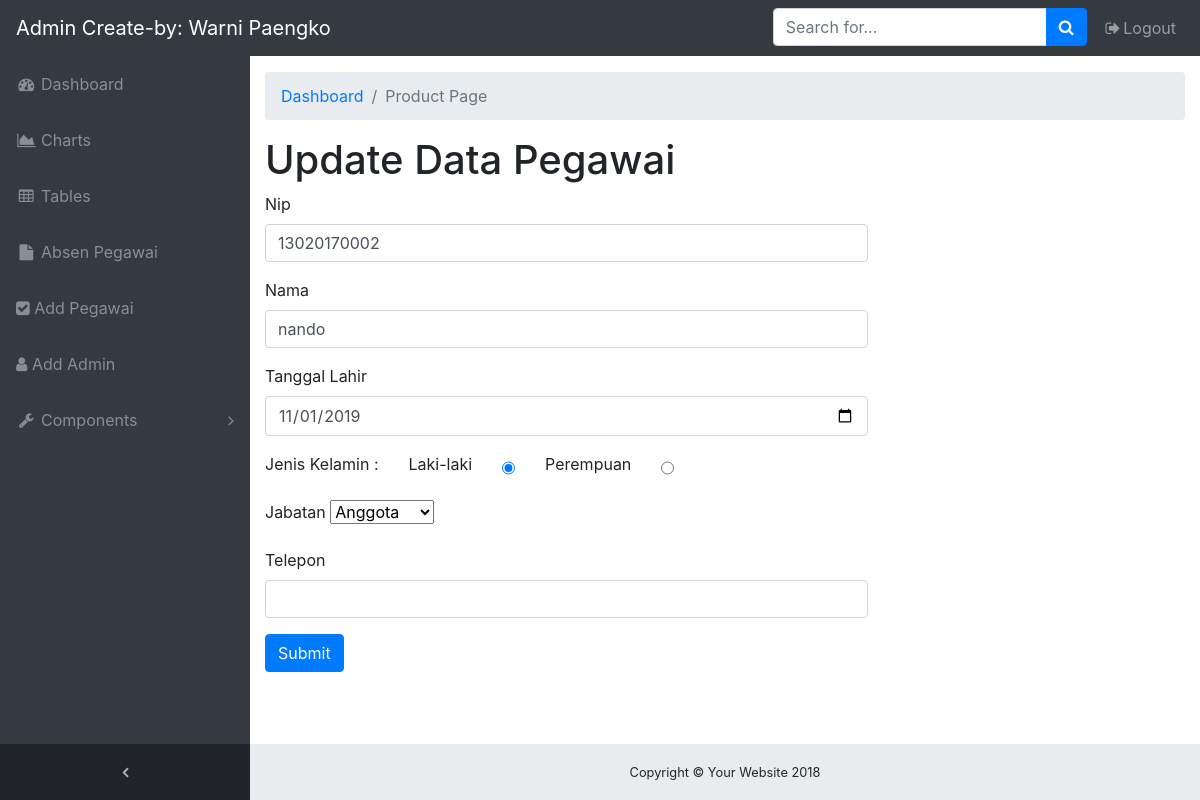
The page /update_karyawan.php?id_kyn=13020170002 (signed in) on the database its author committed.
### tables this page shows
CREATE TABLE `karyawan` (
  `id_kyn` varchar(20) NOT NULL,
  `nama_kyn` varchar(30) NOT NULL,
  `tgl_lahir` date NOT NULL,
  `jabatan` varchar(50) NOT NULL,
  `alamat` text NOT NULL,
  `no_tlp` varchar(15) NOT NULL,
  `status` varchar(20) NOT NULL,
  `foto` varchar(255) NOT NULL DEFAULT 'default.svg',
  `gender` enum('Laki-laki','Perempuan') DEFAULT NULL
);

### update_karyawan.php (the view, shortened to what this page needs)
<?php
require_once("config.php");
    $id_kyn=$_GET['id_kyn'];
    $sql="select * from karyawan where id_kyn= $id_kyn";
    $hasil=mysqli_query($conn, $sql);
?>
<!DOCTYPE html>
<html lang="en">
<head>
  <link href="vendor/bootstrap/css/bootstrap.min.css" rel="stylesheet">
  <link href="vendor/font-awesome/css/font-awesome.min.css" rel="stylesheet" type="text/css">
  <link href="css/sb-admin.css" rel="stylesheet">
</head>
<body class="fixed-nav sticky-footer bg-dark" id="page-top">
  <nav class="navbar navbar-expand-lg navbar-dark bg-dark fixed-top" id="mainNav">
    <a class="navbar-brand" href="index.php">Admin Create-by: Warni Paengko</a>
    <div class="collapse navbar-collapse" id="navbarResponsive">
      <ul class="navbar-nav navbar-sidenav" id="exampleAccordion">
        <li class="nav-item" data-toggle="tooltip" data-placement="right" title="Dashboard">
          <a class="nav-link" href="index.php">
            <i class="fa fa-fw fa-dashboard"></i>
            <span class="nav-link-text">Dashboard</span>
          </a>
        </li>
                <li class="nav-item" data-toggle="tooltip" data-placement="right" title="Charts">
          <a class="nav-link" href="charts.php">
            <i class="fa fa-fw fa-area-chart"></i>
            <span class="nav-link-text">Charts</span>
          </a>
        </li>
        <li class="nav-item" data-toggle="tooltip" data-placement="right" title="Charts">
          <a class="nav-link" href="tables.php">
          <i class="fa fa-fw fa-table"></i>
            <span class="nav-link-text">Tables</span>
          </a>
        </li>
        <li class="nav-item" data-toggle="tooltip" data-placement="right" title="Charts">
          <a class="nav-link" href="absen_pegawai.php">
          <i class="fa fa-fw fa-file"></i>
            <span class="nav-link-text">Absen Pegawai</span>
          </a>
        </li>
        <li class="nav-item" data-toggle="tooltip" data-placement="right" title="Charts">
          <a class="nav-link" href="add_pegawai.php">
            <i class="fa fa-check-square"></i>
            <span class="nav-link-text">Add Pegawai</span>
          </a>
        </li>
         <li class="nav-item" data-toggle="tooltip" data-placement="right" title="Charts">
          <a class="nav-link" href="add_admin.php">
            <i class="fa fas fa-user"></i>
            <span class="nav-link-text">Add Admin</span>
          </a>
        </li>
        <li class="nav-item" data-toggle="tooltip" data-placement="right" title="Components">
          <a class="nav-link nav-link-collapse collapsed" data-toggle="collapse" href="#collapseComponents" data-parent="#exampleAccordion">
            <i class="fa fa-fw fa-wrench"></i>
            <span class="nav-link-text">Components</span>
          </a>
        </li>
      </ul>
      <ul class="navbar-nav sidenav-toggler">
        <li class="nav-item">
          <a class="nav-link text-center" id="sidenavToggler">
            <i class="fa fa-fw fa-angle-left"></i>
          </a>
        </li>
      </ul>
      <ul class="navbar-nav ml-auto">
        <li class="nav-item">
          <form class="form-inline my-2 my-lg-0 mr-lg-2">
            <div class="input-group">
              <input class="form-control" type="text" placeholder="Search for...">
              <span class="input-group-append">
                <button class="btn btn-primary" type="button">
                  <i class="fa fa-search"></i>
                </button>
              </span>
            </div>
          </form>
        </li>
        <li class="nav-item">
          <a class="nav-link" data-toggle="modal" data-target="#exampleModal">
            <i class="fa fa-fw fa-sign-out"></i>Logout</a>
        </li>
      </ul>
    </div>
  </nav>
  <div class="content-wrapper">
    <div class="container-fluid">
      <ol class="breadcrumb">
        <li class="breadcrumb-item">
          <a href="index.html">Dashboard</a>
        </li>
        <li class="breadcrumb-item active">Product Page</li>
      </ol>
      <div class="row">
        <div class="col-12">
          <h1>Update Data Pegawai</h1>
        </div>
         <div class="col-md-8">
<form method="post" action="p_update_karyawan.php" enctype="multipart/form-data">
<?php
    while($row=mysqli_fetch_array($hasil)){
    ?>
  <div class="form-group">
    <label>Nip</label>
    <input type="text" class="form-control" name="nip" value="<?php echo $row['id_kyn'];?>" >
  </div>
  <div class="form-group">
    <label>Nama</label>
    <input type="text" class="form-control"  name="nama" value="<?php echo $row['nama_kyn'];?>">
  </div>
  <div class="form-group">
    <label for="">Tanggal Lahir</label><br>
      <input class="form-control"  type="date" name="dd/mm/yyyy" id="tgllahir" value="<?php echo $row['tgl_lahir'];?>" />
  </div>
 <div class="form-group" style="display: flex;">
    <label>Jenis Kelamin :</label>
    <div style="display: flex;">
      <label for="" style="padding-left: 30px; padding-right: 30px;" >Laki-laki</label >
      <input  type="radio"  name="gender" value="Laki-laki" <?php if($row['gender']=="Laki-laki"){echo 'checked';} ?> >
      <label for="" style="padding-left: 30px; padding-right: 30px;">Perempuan</label>
      <input type="radio" name="gender" value="Perempuan"   <?php if($row['gender']=="Perempuan"){echo 'checked';} ?> >
    </div>
  </div>
  <div class="form-group">
    <label>Jabatan</label>
    <select name="jabatan" id="">
      <option value="anggota">Anggota</option>
    </select>
  </div>
  <div class="form-group">
    <label>Telepon</label>
    <input type="text" class="form-control" name="hp" value="<?php echo $row['no_tlp'];?>">
  </div>
  <button type="submit" class="btn btn-primary" name="reg_p">Submit</button>
    <?php } ?>
</form>
         </div>
      </div>
    </div>
    <footer class="sticky-footer">
      <div class="container">
        <div class="text-center">
          <small>Copyright © Your Website 2018</small>
        </div>
      </div>
    </footer>
  </div>
</body>
</html>

### css/sb-admin.css (style rules this page uses)
html { position: relative; min-height: 100%; }
body { overflow-x: hidden; }
body.sticky-footer { margin-bottom: 56px; background-color: rgb(124, 30, 30); }
body.sticky-footer .content-wrapper { min-height: calc(100vh - 56px - 56px); }
body.fixed-nav { padding-top: 56px; }
.content-wrapper { min-height: calc(100vh - 56px); padding-top: 1rem; }
#mainNav .navbar-collapse { overflow: auto; max-height: 75vh; }
#mainNav .navbar-collapse .navbar-nav .nav-item .nav-link { cursor: pointer; }
#mainNav .navbar-collapse .navbar-sidenav .nav-link-collapse:after { float: right; content: '\f107'; font-family: 'FontAwesome'; }
#mainNav .navbar-collapse .navbar-sidenav .nav-link-collapse.collapsed:after { content: '\f105'; }
#mainNav .navbar-collapse .sidenav-toggler { display: none; }
@media (min-width: 992px) { #mainNav .navbar-brand { width: 250px; } }
@media (min-width: 992px) { #mainNav .navbar-collapse { overflow: visible; max-height: none; } }
@media (min-width: 992px) { #mainNav .navbar-collapse .navbar-sidenav { position: absolute; top: 0; left: 0; -webkit-flex-direction: column; -ms-flex-direction: column; flex-direction: column; margin-top: 56px; } }
@media (min-width: 992px) { #mainNav .navbar-collapse .navbar-sidenav > .nav-item { width: 250px; padding: 0; } }
@media (min-width: 992px) { #mainNav .navbar-collapse .navbar-sidenav > .nav-item > .nav-link { padding: 1em; } }
#mainNav.fixed-top .sidenav-toggler { display: none; }
@media (min-width: 992px) { #mainNav.fixed-top .navbar-sidenav { height: calc(100vh - 112px); } }
@media (min-width: 992px) { #mainNav.fixed-top .sidenav-toggler { position: absolute; top: 0; left: 0; display: flex; -webkit-flex-direction: column; -ms-flex-direction: column; flex-direction: column; margin-top: calc(100vh - 56px); } }
@media (min-width: 992px) { #mainNav.fixed-top .sidenav-toggler > .nav-item { width: 250px; padding: 0; } }
@media (min-width: 992px) { #mainNav.fixed-top .sidenav-toggler > .nav-item > .nav-link { padding: 1em; } }
#mainNav.fixed-top.navbar-dark .sidenav-toggler { background-color: #212529; }
#mainNav.fixed-top.navbar-dark .sidenav-toggler a i { color: #adb5bd; }
.content-wrapper { overflow-x: hidden; background: white; }
@media (min-width: 992px) { .content-wrapper { margin-left: 250px; } }
#sidenavToggler i { font-weight: 800; }
#mainNav.navbar-dark .navbar-collapse .navbar-sidenav .nav-link-collapse:after { color: #868e96; }
#mainNav.navbar-dark .navbar-collapse .navbar-sidenav > .nav-item > .nav-link { color: #868e96; }
@media (min-width: 992px) { #mainNav.navbar-dark .navbar-collapse .navbar-sidenav { background: #343a40; } }
footer.sticky-footer { position: absolute; right: 0; bottom: 0; width: 100%; height: 56px; background-color: #e9ecef; line-height: 55px; }
@media (min-width: 992px) { footer.sticky-footer { width: calc(100% - 250px); } }

### rows shown on the page
karyawan: nip "13020170002", nama "nando", tgl_lahir "11/01/2019", gender "☑"
